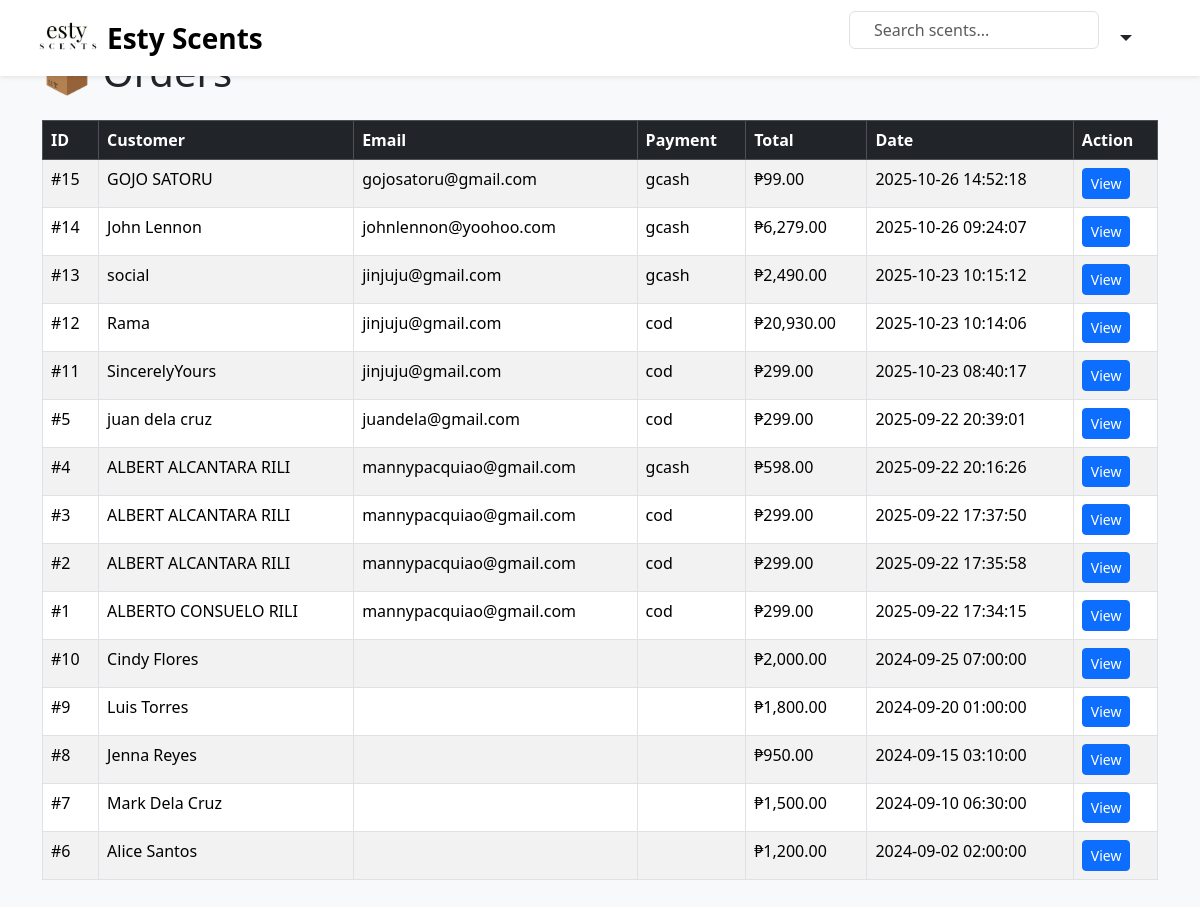
Page /ESTY/orders.php on the earlier database version.
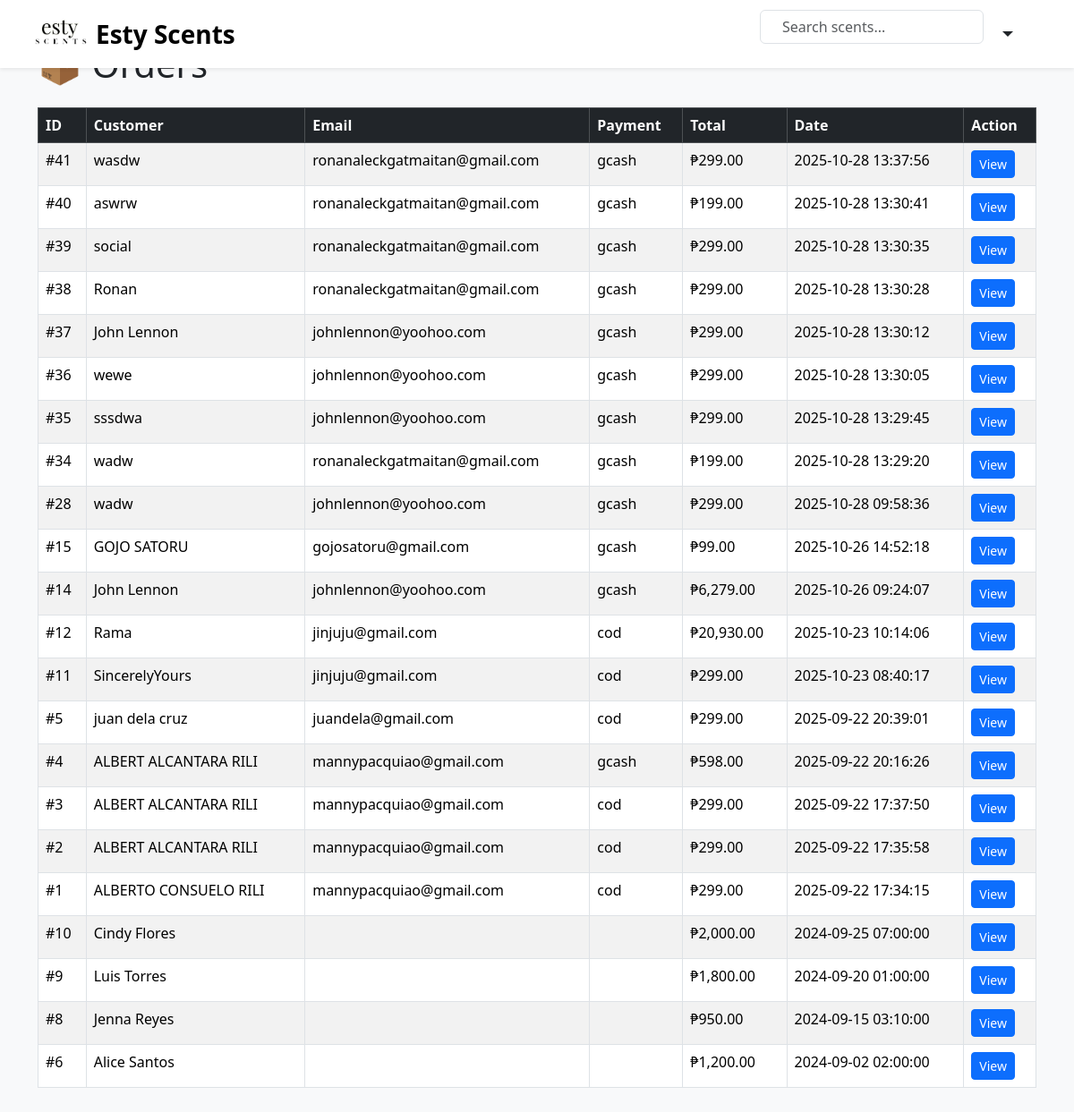
Same page on the later database version.
### tables this page shows
CREATE TABLE `orders` (
  `id` int(11) NOT NULL,
  `user_id` int(11) DEFAULT NULL,
  `customer_name` varchar(100) DEFAULT NULL,
  `email` varchar(100) DEFAULT NULL,
  `address` text DEFAULT NULL,
  `payment_method` varchar(50) DEFAULT NULL,
  `total` decimal(10,2) DEFAULT NULL,
  `created_at` timestamp NOT NULL DEFAULT current_timestamp(),
  `status` enum('pending','processing','completed','cancelled') DEFAULT 'pending',
  `receipt_sent_at` timestamp NULL DEFAULT NULL,
  `paymongo_ref` varchar(255) DEFAULT NULL,
  `paymongo_payment_ref` varchar(255) DEFAULT NULL,
  `completed_at` datetime DEFAULT NULL
);

### ESTY/orders.php (the view, shortened to what this page needs)
<?php
require_once "../db.php";
include 'navbar.php';
$sql = "SELECT * FROM orders ORDER BY created_at DESC";
$result = $conn->query($sql);
?>
<!DOCTYPE html>
<html lang="en">
<head>
  <link href="https://cdn.jsdelivr.net/npm/bootstrap@5.3.3/dist/css/bootstrap.min.css" rel="stylesheet">
</head>
<body class="bg-light">
<div class="container my-5">
  <h1 class="mb-4">📦 Orders</h1>
  <table class="table table-bordered table-striped">
    <thead class="table-dark">
      <tr>
        <th>ID</th>
        <th>Customer</th>
        <th>Email</th>
        <th>Payment</th>
        <th>Total</th>
        <th>Date</th>
        <th>Action</th>
      </tr>
    </thead>
    <tbody>
      <?php while ($row = $result->fetch_assoc()): ?>
        <tr>
          <td>#<?= $row['id']; ?></td>
          <td><?= htmlspecialchars($row['customer_name']); ?></td>
          <td><?= htmlspecialchars($row['email']); ?></td>
          <td><?= $row['payment_method']; ?></td>
          <td>₱<?= number_format($row['total'], 2); ?></td>
          <td><?= $row['created_at']; ?></td>
          <td>
            <a href="view_order.php?id=<?= $row['id']; ?>" class="btn btn-sm btn-primary">View</a>
          </td>
        </tr>
      <?php endwhile; ?>
    </tbody>
  </table>
</div>
</body>
</html>

### ESTY/navbar.php (shortened to what this page needs)
<nav class="navbar navbar-expand-lg navbar-light bg-white shadow-sm px-4 fixed-top">
  <div class="container-fluid">
      <a class="navbar-brand d-flex align-items-center" href="index.php" style="flex:1;">
        <img src="images/logo.jpg" alt="Esty Scents Logo" class="me-2" style="height:50px; width:auto;">
        <span class="fw-bold fs-3">Esty Scents</span>
      </a>
      <div class="d-flex align-items-center justify-content-end gap-3" style="flex:2;">
        <form class="position-relative" action="search.php" method="get" style="width:250px;">
          <input type="text"
                 name="q"
                 class="form-control ps-4 pe-5"
                 placeholder="Search scents..."
                 aria-label="Search">
        </form>
<div class="dropdown">
  <a href="#" class="text-dark fs-5 dropdown-toggle" id="userDropdown" data-bs-toggle="dropdown" aria-expanded="false">
  </a>
</div>
      </div>
  </div>
</nav>

Differences in the rows shown:
removed orders: id "13", customer_name "social", email "jinjuju@gmail.com", payment_method "gcash", total "2,490.00", created_at "2025-10-23 10:15:12"
removed orders: id "7", customer_name "Mark Dela Cruz", total "1,500.00", created_at "2024-09-10 06:30:00"
added orders: id "41", customer_name "wasdw", email "ronanaleckgatmaitan@gmail.com", payment_method "gcash", total "299.00", created_at "2025-10-28 13:37:56"
added orders: id "40", customer_name "aswrw", email "ronanaleckgatmaitan@gmail.com", payment_method "gcash", total "199.00", created_at "2025-10-28 13:30:41"
added orders: id "39", customer_name "social", email "ronanaleckgatmaitan@gmail.com", payment_method "gcash", total "299.00", created_at "2025-10-28 13:30:35"
added orders: id "38", customer_name "Ronan", email "ronanaleckgatmaitan@gmail.com", payment_method "gcash", total "299.00", created_at "2025-10-28 13:30:28"
added orders: id "37", customer_name "John Lennon", email "johnlennon@yoohoo.com", payment_method "gcash", total "299.00", created_at "2025-10-28 13:30:12"
added orders: id "36", customer_name "wewe", email "johnlennon@yoohoo.com", payment_method "gcash", total "299.00", created_at "2025-10-28 13:30:05"
added orders: id "35", customer_name "sssdwa", email "johnlennon@yoohoo.com", payment_method "gcash", total "299.00", created_at "2025-10-28 13:29:45"
added orders: id "34", customer_name "wadw", email "ronanaleckgatmaitan@gmail.com", payment_method "gcash", total "199.00", created_at "2025-10-28 13:29:20"
added orders: id "28", customer_name "wadw", email "johnlennon@yoohoo.com", payment_method "gcash", total "299.00", created_at "2025-10-28 09:58:36"
